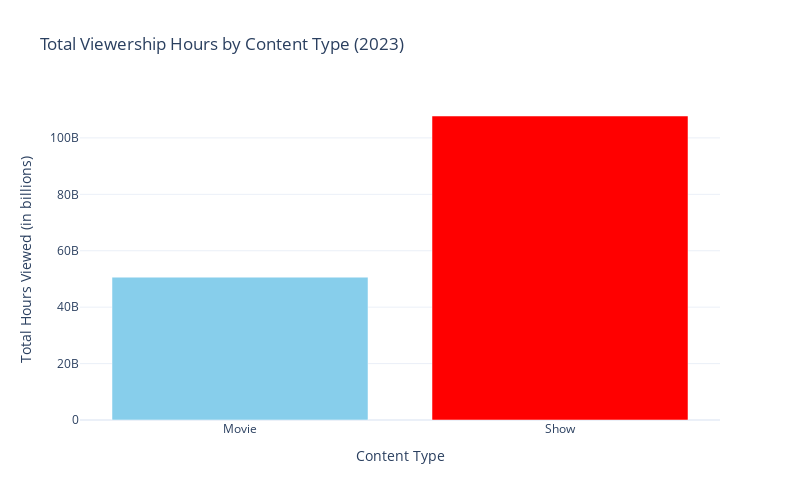

Here is the notebook cell this chart was saved with:
### Code cell
fig = go.Figure(data=[go.Bar(x = content_type.index,
           y = content_type.values,
           marker_color=['skyblue', 'red']
           
    )
])


fig = fig.update_layout(
    title='Total Viewership Hours by Content Type (2023)',
    xaxis_title='Content Type',
    yaxis_title='Total Hours Viewed (in billions)',
    xaxis_tickangle=0,
    height=500,
    width=800
)

fig.show()

### Figure 1 — Plotly figure (JSON) as saved in the notebook; plotly's stock layout.template omitted (floating-point values rounded to 4 significant figures)
{"data": [{"marker": {"color": ["skyblue", "red"]}, "type": "bar", "x": ["Movie", "Show"], "y": [50637800000, 107764100000]}], "layout": {"height": 500, "title": {"text": "Total Viewership Hours by Content Type (2023)"}, "width": 800, "xaxis": {"tickangle": 0, "title": {"text": "Content Type"}}, "yaxis": {"title": {"text": "Total Hours Viewed (in billions)"}}}}
